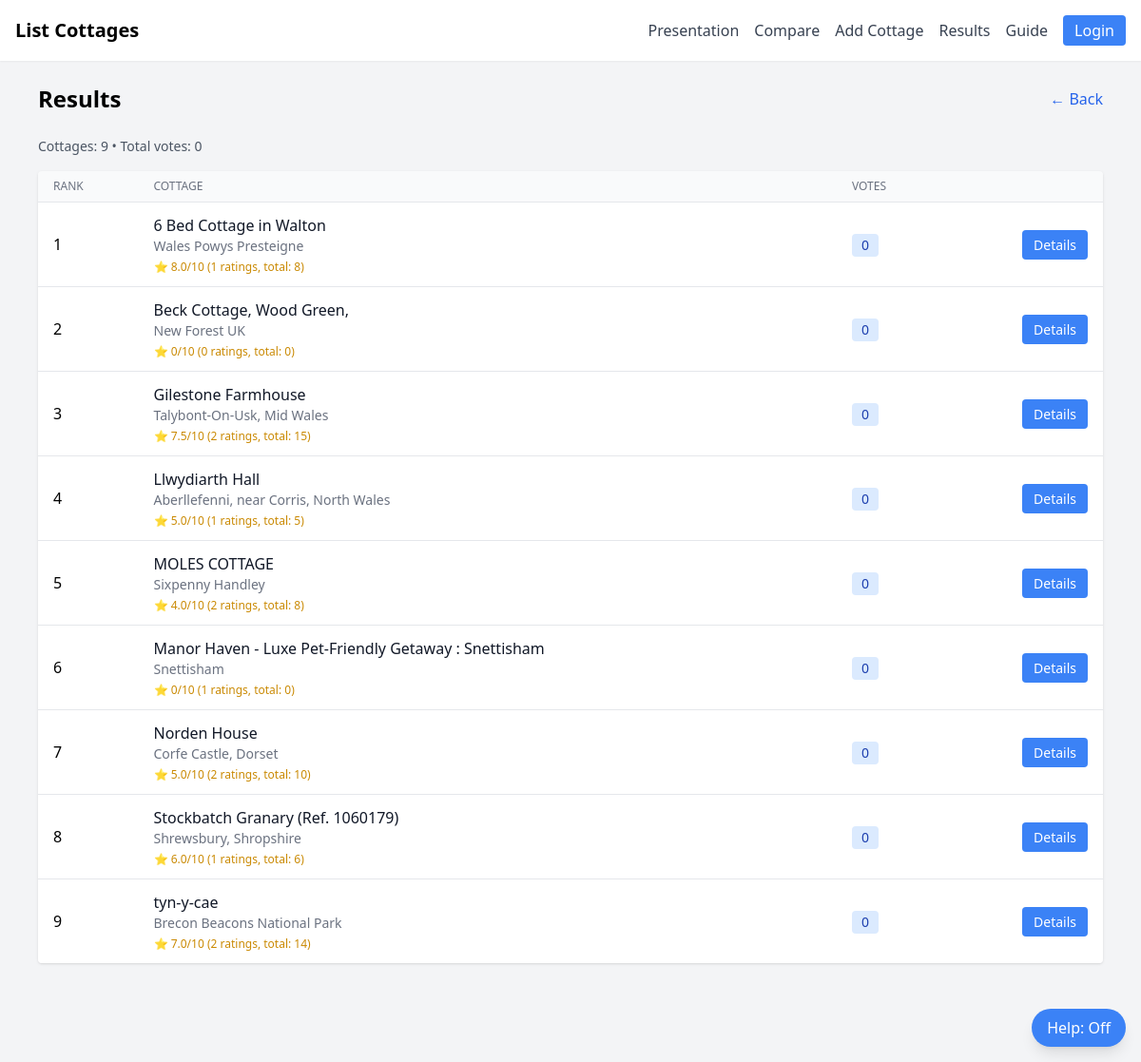
The app's page /results with its own data.
### tables this page shows
CREATE TABLE "cottages" (
	"id"	INTEGER,
	"name"	TEXT,
	"location"	TEXT,
	"price"	TEXT,
	"beds"	INTEGER,
	"dogs_allowed"	INTEGER,
	"image"	TEXT,
	"description"	TEXT,
	"submitted_by"	TEXT,
	"votes"	INTEGER,
	"created_at"	DATETIME,
	"url"	TEXT,
	"hottub"	INTEGER,
	"secure_garden"	INTEGER,
	"ev_charging"	INTEGER,
	"parking"	INTEGER,
	"log_burner"	INTEGER,
	"high_chair"	INTEGER,
	"cot"	INTEGER,
	"ai_review_summary"	TEXT
);

### app.py (the view)
@app.route('/results')
def results():
    db = get_db()
    rows = db.execute('SELECT * FROM cottages ORDER BY votes DESC, name ASC').fetchall()
    cottages = [dict(r) for r in rows]
    for c in cottages:
        stats = db.execute(
            "SELECT COUNT(*) as count, AVG(rating) as avg, SUM(rating) as total FROM ratings WHERE cottage_id = ?",
            (c['id'],)
        ).fetchone()
        c['rating_count'] = stats['count']
        c['rating_avg'] = round(stats['avg'], 1) if stats['avg'] else 0
        c['rating_total'] = stats['total'] or 0
    total_votes = db.execute('SELECT COUNT(*) AS c FROM votes').fetchone()['c']
    my_vote = None
    if session.get('user_name'):
        rv = db.execute('SELECT id, cottage_id FROM votes WHERE user_name=?', (session['user_name'],)).fetchone()
        if rv:
            my_vote = dict(rv)
    vote_rows = db.execute('SELECT id, cottage_id, user_name FROM votes').fetchall()
    votes_by_cottage = {}
    for r in vote_rows:
        d = dict(r)
        votes_by_cottage.setdefault(d['cottage_id'], []).append(d)
    return render_template(
        'results.html',
        cottages=cottages,
        total_votes=total_votes,
        my_vote=my_vote,
        is_admin=is_admin(),
        votes_by_cottage=votes_by_cottage
    )

### app.py (called while the page is built)
@app.context_processor
def inject_now():
    return {
        'now': datetime.now,
        'allow_admin_override': app.config.get('ALLOW_ADMIN_OVERRIDE', False),
        'admin_users': app.config.get('ADMIN_USERS', [])
    }

def get_db():
    db = getattr(g, '_database', None)
    if db is None:
        db = g._database = sqlite3.connect(app.config['DATABASE'])
        db.row_factory = sqlite3.Row
    return db

@app.teardown_appcontext
def close_connection(exception):
    db = getattr(g, '_database', None)
    if db is not None:
        db.close()

def _norm(name: str) -> str:
    return (name or "").strip().casefold()

def get_admins():
    env_list = [_norm(u) for u in os.environ.get("CC_ADMINS", "").split(",") if u.strip()]
    cfg_list = [_norm(u) for u in app.config.get("ADMIN_USERS", [])]
    return set(env_list + cfg_list)

def is_admin():
    return _norm(session.get("user_name")) in get_admins()

@app.context_processor
def inject_admin_flags():
    return {"is_admin": is_admin()}

### templates/results.html (shortened to what this page needs)
{% extends "base.html" %}
{% block content %}
<div class="max-w-6xl mx-auto px-4 py-6">
  <div class="flex justify-between items-center mb-6">
    <h1 class="text-2xl font-semibold">Results</h1>
    <a href="{{ url_for('cottages') }}" class="text-blue-600 hover:text-blue-700" data-tooltip="Return to cottage list">&larr; Back</a>
  </div>
  {% if cottages %}
    <div class="mb-4 text-sm text-gray-600">
      Cottages: {{ cottages|length }} • Total votes: {{ total_votes }}
    </div>
    <div class="hidden md:block bg-white shadow rounded overflow-x-auto">
      <table class="min-w-full divide-y divide-gray-200">
        <thead class="bg-gray-50">
          <tr>
            <th class="px-4 py-2 text-left text-xs font-medium text-gray-500 uppercase">Rank</th>
            <th class="px-4 py-2 text-left text-xs font-medium text-gray-500 uppercase">Cottage</th>
            <th class="px-4 py-2 text-left text-xs font-medium text-gray-500 uppercase">Votes</th>
            <th class="px-4 py-2"></th>
          </tr>
        </thead>
        <tbody class="divide-y divide-gray-200">
          {% for c in cottages %}
          <tr data-cottage-id="{{ c['id'] }}" class="hover:bg-gray-50">
            <td class="px-4 py-2">{{ loop.index }}</td>
            <td class="px-4 py-3">
              <div class="font-medium text-gray-900">{{ c['name'] }}</div>
              <div class="text-sm text-gray-500">
                {% if c['location'] %}{{ c['location'] }}{% endif %}
              </div>
              <div class="text-xs text-yellow-600 mt-1">
                ⭐ {{ c['rating_avg'] }}/10 ({{ c['rating_count'] }} ratings, total: {{ c['rating_total'] }})
              </div>
            </td>
            <td class="px-4 py-2">
              <span class="vote-count inline-flex px-2.5 py-0.5 rounded bg-blue-100 text-blue-800 text-sm">{{ c['votes'] }}</span>
            </td>
            <td class="px-4 py-2 text-right space-x-2">
              <a href="{{ url_for('cottage_detail', cottage_id=c['id']) }}"
                 class="bg-blue-500 hover:bg-blue-600 text-white px-3 py-1.5 rounded text-sm"
                 data-tooltip="View details">Details</a>
            </td>
          </tr>
          {% endfor %}
        </tbody>
      </table>
    </div>
  {% else %}
    <div class="bg-white p-6 rounded shadow text-center text-gray-600">
      No results yet. <a href="{{ url_for('cottages') }}" class="text-blue-600 hover:text-blue-700" data-tooltip="Go to cottages">Add or vote</a>
    </div>
  {% endif %}
</div>
{% endblock %}

### templates/base.html (shortened to what this page needs)
<!DOCTYPE html>
<html lang="en">
<head>
  <script src="https://cdn.tailwindcss.com"></script>
</head>
<body class="bg-gray-100 min-h-screen flex flex-col">
<nav class="bg-white shadow-sm p-4 flex justify-between items-center">
<div class="flex space-x-6">
    <a href="{{ url_for('cottages') }}" class="text-xl font-semibold" data-tooltip="Go to the cottages list">List Cottages</a>
</div>
  <div id="menuLinks" class="hidden md:flex flex-col md:flex-row md:items-center space-y-2 md:space-y-0 md:space-x-4 mt-3 md:mt-0 w-full md:w-auto">
    <a href="{{ url_for('view_presentation') }}" class="block w-full px-3 py-2 rounded odd:bg-white even:bg-gray-50 md:odd:bg-transparent md:even:bg-transparent md:w-auto md:px-0 md:py-0 text-gray-700 hover:text-gray-900" data-tooltip="View the presentation slides">Presentation</a>
    <a href="{{ url_for('compare') }}" class="block w-full px-3 py-2 rounded odd:bg-white even:bg-gray-50 md:odd:bg-transparent md:even:bg-transparent md:w-auto md:px-0 md:py-0 text-gray-700 hover:text-gray-900" data-tooltip="Compare cottages side by side">Compare</a>
    <a href="{{ url_for('add_cottage') }}" class="block w-full px-3 py-2 rounded odd:bg-white even:bg-gray-50 md:odd:bg-transparent md:even:bg-transparent md:w-auto md:px-0 md:py-0 text-gray-700 hover:text-gray-900" data-tooltip="Add a new cottage">Add Cottage</a>
    <a href="{{ url_for('results') }}" class="block w-full px-3 py-2 rounded odd:bg-white even:bg-gray-50 md:odd:bg-transparent md:even:bg-transparent md:w-auto md:px-0 md:py-0 text-gray-700 hover:text-gray-900" data-tooltip="View voting results">Results</a>
    <a href="{{ url_for('user_guide') }}" class="block w-full px-3 py-2 rounded odd:bg-white even:bg-gray-50 md:odd:bg-transparent md:even:bg-transparent md:w-auto md:px-0 md:py-0 text-gray-700 hover:text-gray-900" data-tooltip="Read the user guide and rules">Guide</a>
    {% if session.get('user_name') %}
      <div class="w-full md:w-auto">
        <a href="{{ url_for('logout') }}" class="block w-full text-center md:inline-block bg-red-500 hover:bg-red-600 text-white px-3 py-1 rounded" data-tooltip="Log out">Logout</a>
      </div>
    {% else %}
      <div class="w-full md:w-auto">
        <a href="{{ url_for('join') }}" class="block w-full text-center md:inline-block bg-blue-500 hover:bg-blue-600 text-white px-3 py-1 rounded" data-tooltip="Log in or join">Login</a>
      </div>
    {% endif %}
  </div>
</nav>
<button id="helpModeToggle"
        class="fixed bottom-4 right-4 z-50 bg-blue-500 hover:bg-blue-600 text-white px-4 py-2 rounded-full shadow-lg"
        data-tooltip="Toggle help mode (show inline help on hover)">
  <span id="helpModeStatus">Help: Off</span>
</button>
  <div class="flex-grow">
    {% block content %}{% endblock %}
  </div>
  <footer class="bg-white shadow mt-6">
    <div class="max-w-6xl mx-auto px-4 py-4 text-center text-gray-500">
    </div>
  </footer>
</body>
</html>

### templates/base.html (style rules this page uses)
[data-tooltip] { position: relative; }
[data-tooltip]::before { content: attr(data-tooltip); position: absolute; top: 100%; left: 50%; transform: translateX(-50%); background: #1f2937; color: #fff; padding: .4rem .6rem; border-radius: .375rem; font-size: .875rem; white-space: nowrap; opacity: 0; visibility: hidden; transition: opacity .15s ease; pointer-events: none; z-index: 50; margin-top: .35rem; }

### records on screen
cottages: name "6 Bed Cottage in Walton", location "Wales Powys Presteigne", rating_avg "8.0", rating_count "1", rating_total "8", votes "0"
cottages: name "Beck Cottage, Wood Green,", location "New Forest UK", rating_avg "0", rating_count "0", rating_total "0", votes "0"
cottages: name "Gilestone Farmhouse", location "Talybont-On-Usk, Mid Wales", rating_avg "7.5", rating_count "2", rating_total "15", votes "0"
cottages: name "Llwydiarth Hall", location "Aberllefenni, near Corris, North Wales", rating_avg "5.0", rating_count "1", rating_total "5", votes "0"
cottages: name "MOLES COTTAGE", location "Sixpenny Handley", rating_avg "4.0", rating_count "2", rating_total "8", votes "0"
cottages: name "Manor Haven - Luxe Pet-Friendly Getaway : Snettisham", location "Snettisham", rating_avg "0", rating_count "1", rating_total "0", votes "0"
cottages: name "Norden House", location "Corfe Castle, Dorset", rating_avg "5.0", rating_count "2", rating_total "10", votes "0"
cottages: name "Stockbatch Granary (Ref. 1060179)", location "Shrewsbury, Shropshire", rating_avg "6.0", rating_count "1", rating_total "6", votes "0"
cottages: name "tyn-y-cae", location "Brecon Beacons National Park", rating_avg "7.0", rating_count "2", rating_total "14", votes "0"

### other values on screen
{{ cottages|length }} "9"
{{ total_votes }} "0"
